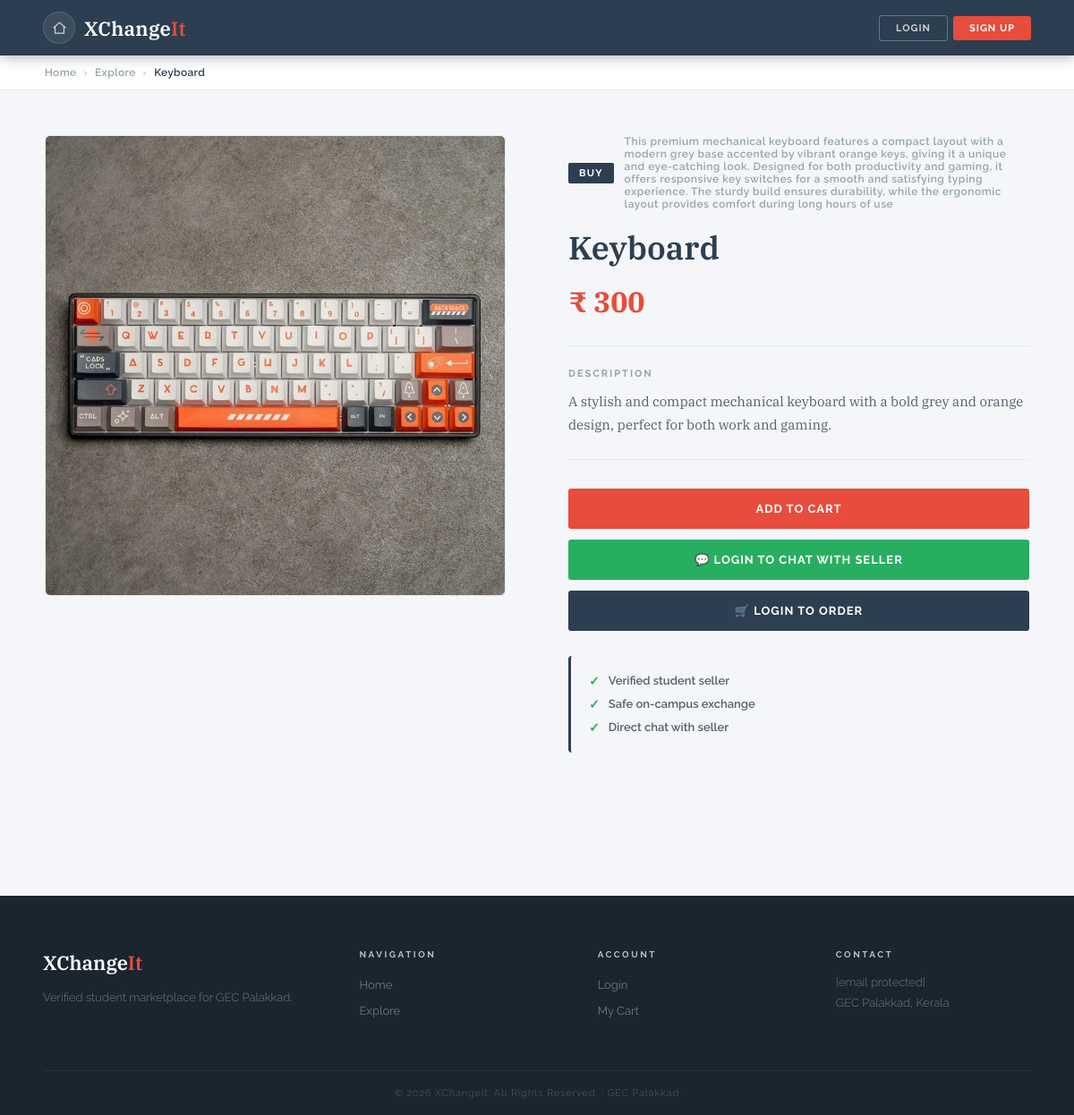
The app's page /product/16 with its own data.
### tables this page shows
CREATE TABLE products (
            id           INTEGER PRIMARY KEY AUTOINCREMENT,
            name         TEXT    NOT NULL,
            price        INTEGER NOT NULL,
            short_desc   TEXT,
            detailed_desc TEXT,
            category     TEXT,
            image1       TEXT,
            image2       TEXT,
            image3       TEXT,
            image4       TEXT,
            image5       TEXT,
            seller       TEXT
        );

### app.py (the view, shortened to what this page needs)
@app.route("/product/<int:product_id>")
def product_detail(product_id):
    conn = sqlite3.connect(DATABASE)
    c = conn.cursor()
    c.execute("SELECT * FROM products WHERE id=?", (product_id,))
    product = c.fetchone()
    conn.close()
    if not product:
        flash("Product not found.")
        return redirect(url_for("explore"))
    chat_status = None
    order_status = None
    from datetime import date
    pending = get_pending_count(session.get("user"))
    active_rent = get_active_rent(product_id) if product[5] == "rent" else None
    return render_template("product_detail.html", product=product,
                           chat_status=chat_status, order_status=order_status,
                           today=date.today().isoformat(),
                           pending_count=pending,
                           active_rent=active_rent,
                           SUPABASE_URL=SUPABASE_URL, SUPABASE_KEY=SUPABASE_KEY)

### app.py (called while the page is built, shortened)
def get_pending_count(username):
    if not username:
        return 0

### templates/product_detail.html (shortened to what this page needs)
<!DOCTYPE html>
<html lang="en">
<head>
  <link rel="stylesheet" href="{{ url_for('static', filename='slate.css') }}">
  <link rel="stylesheet" href="{{ url_for('static', filename='product_detail.css') }}">
</head>
<body>
<nav class="navbar">
  <div style="display:flex; align-items:center; gap:10px;">
    <a href="{{ url_for('home') }}" class="nav-icon-btn" data-tooltip="Home">
      <svg viewBox="0 0 24 24" width="18" height="18" fill="none" stroke="currentColor" stroke-width="2">
        <path d="M3 11L12 3l9 8"></path>
        <path d="M5 10v10h14V10"></path>
      </svg>
    </a>
    <a href="{{ url_for('home') }}" class="logo">XChange<span>It</span></a>
  </div>
  <div class="nav-right">
    {% if session.get('user') %}
      <a href="{{ url_for('cart') }}" class="nav-icon-btn" data-tooltip="Cart">
        <svg viewBox="0 0 24 24"><path d="M6 2L3 6v14a2 2 0 002 2h14a2 2 0 002-2V6l-3-4z"/><line x1="3" y1="6" x2="21" y2="6"/><path d="M16 10a4 4 0 01-8 0"/></svg>
      </a>
      <a href="{{ url_for('my_listings_chat') }}" class="nav-icon-btn" data-tooltip="Chats">
        <svg viewBox="0 0 24 24"><path d="M21 15a2 2 0 01-2 2H7l-4 4V5a2 2 0 012-2h14a2 2 0 012 2z"/></svg>
        {% if pending_count and pending_count > 0 %}
          <span class="nav-badge">{{ pending_count }}</span>
        {% endif %}
      </a>
      <div class="notif-wrap" id="notifWrap">
        <button class="nav-icon-btn notif-bell-btn" id="notifBell" data-tooltip="Notifications" onclick="toggleNotifPanel(event)" aria-label="Notifications">
          <svg viewBox="0 0 24 24" fill="none" stroke="currentColor" stroke-width="2" stroke-linecap="round" stroke-linejoin="round" width="18" height="18">
            <path d="M18 8A6 6 0 006 8c0 7-3 9-3 9h18s-3-2-3-9"/>
            <path d="M13.73 21a2 2 0 01-3.46 0"/>
          </svg>
          <span class="nav-badge notif-badge" id="notifBadge" style="display:none;"></span>
        </button>
        <div class="notif-panel" id="notifPanel" style="display:none;">
          <div class="notif-panel-header">
            <span>Notifications</span>
            <button class="notif-close-btn" onclick="closeNotifPanel()">&#x2715;</button>
          </div>
          <div class="notif-list" id="notifList">
            <div class="notif-loading">Loading&#8230;</div>
          </div>
        </div>
      </div>
      <a href="{{ url_for('profile') }}" class="nav-icon-btn nav-profile-btn" data-tooltip="{{ session.get('user') }}">
        {{ session.get('user')[0]|upper }}
      </a>
    {% else %}
      <a href="{{ url_for('login') }}" class="btn-nav-ghost">Login</a>
      <a href="{{ url_for('signup') }}" class="btn-nav-fill">Sign Up</a>
    {% endif %}
  </div>
</nav>
<div class="breadcrumb">
  <div class="breadcrumb-inner">
    <a href="{{ url_for('home') }}">Home</a>
    <span class="bc-sep">›</span>
    <a href="{{ url_for('explore') }}">Explore</a>
    <span class="bc-sep">›</span>
    <span>{{ product[1] }}</span>
  </div>
</div>
<div class="detail-section">
  <div class="detail-inner">
    <div class="detail-img-col">
      <div class="detail-img-wrap">
        {% if product[6] %}
          <img src="{{ url_for('static', filename='uploads/' + product[6]) }}" alt="{{ product[1] }}">
        {% else %}
          <div class="detail-img-placeholder"><span>📦</span></div>
        {% endif %}
      </div>
    </div>
    <div class="detail-info-col">
      <div class="detail-badge-row">
        <span class="detail-badge {% if product[5]=='rent' %}badge-rent{% else %}badge-buy{% endif %}">
          {{ product[5]|upper if product[5] else 'BUY' }}
        </span>
        <span class="detail-cat">{{ product[4] if product[4] else 'General' }}</span>
      </div>
      <h1 class="detail-title">{{ product[1] }}</h1>
      <div class="detail-price">₹ {{ product[2] }}</div>
      <div class="detail-divider"></div>
      <div class="detail-desc-label">Description</div>
      <p class="detail-desc">{{ product[3] }}</p>
      <div class="detail-divider"></div>
      <div class="detail-actions">
        <a href="{{ url_for('add_to_cart', product_id=product[0]) }}" class="btn-red detail-btn">
          Add to Cart
        </a>
        {% if session.get('user') %}
          {% if session.get('user') != product[11] %}
            {% if chat_status == None %}
              <a href="{{ url_for('request_chat', product_id=product[0]) }}" class="detail-btn btn-chat">
                💬 Request Chat
              </a>
            {% elif chat_status == "pending" %}
              <button class="detail-btn btn-chat" disabled>💬 Chat Request Sent</button>
            {% elif chat_status == "accepted" %}
              <a href="{{ url_for('chat_seller', product_id=product[0]) }}" class="detail-btn btn-chat">
                💬 Open Chat
              </a>
            {% endif %}
            {% if active_rent %}
              <div class="rent-unavailable-btn">
                🔒 Unavailable until {{ active_rent.rent_to }}
              </div>
            {% elif order_status == None %}
              {% if product[5] == 'rent' %}
                <button class="detail-btn btn-order" onclick="openRentModal()">
                  🛒 Confirm Order
                </button>
              {% else %}
                <a href="{{ url_for('request_order', product_id=product[0]) }}" class="detail-btn btn-order">
                  🛒 Confirm Order
                </a>
              {% endif %}
            {% elif order_status == "pending" %}
              <button class="detail-btn btn-order-pending" disabled>
                ⏳ Order Request Sent
              </button>
            {% elif order_status == "accepted" %}
              <div class="order-confirmed-box">
                <span class="order-confirmed-icon">✓</span>
                <span>Order Confirmed! Check <a href="{{ url_for('my_orders') }}">My Orders</a></span>
              </div>
            {% elif order_status == "declined" %}
              {% if product[5] == 'rent' %}
                <button class="detail-btn btn-order" onclick="openRentModal()">
                  🛒 Request Order Again
                </button>
              {% else %}
                <a href="{{ url_for('request_order', product_id=product[0]) }}" class="detail-btn btn-order">
                  🛒 Request Order Again
                </a>
              {% endif %}
            {% endif %}
          {% endif %}
        {% else %}
          <a href="{{ url_for('login') }}" class="btn-chat detail-btn">
            💬 Login to Chat with Seller
          </a>
          <a href="{{ url_for('login') }}" class="detail-btn btn-order">
            🛒 Login to Order
          </a>
        {% endif %}
      </div>
      <div class="trust-box">
        <div class="trust-item">
          <span class="trust-icon">✓</span>
          <span>Verified student seller</span>
        </div>
        <div class="trust-item">
          <span class="trust-icon">✓</span>
          <span>Safe on-campus exchange</span>
        </div>
        <div class="trust-item">
          <span class="trust-icon">✓</span>
          <span>Direct chat with seller</span>
        </div>
      </div>
    </div>
  </div>
</div>
<footer class="footer">
  <div class="footer-grid">
    <div class="footer-col">
      <span class="footer-logo">XChange<span>It</span></span>
      <p class="footer-desc">Verified student marketplace for GEC Palakkad.</p>
    </div>
    <div class="footer-col">
      <h4>Navigation</h4>
      <ul>
        <li><a href="{{ url_for('home') }}">Home</a></li>
        <li><a href="{{ url_for('explore') }}">Explore</a></li>
      </ul>
    </div>
    <div class="footer-col">
      <h4>Account</h4>
      <ul>
        <li><a href="{{ url_for('login') }}">Login</a></li>
        <li><a href="{{ url_for('cart') }}">My Cart</a></li>
      </ul>
    </div>
    <div class="footer-col">
      <h4>Contact</h4>
      <p><a href="/cdn-cgi/l/email-protection" class="__cf_email__" data-cfemail="aedddbdedec1dcdaeed6cdc6cfc0c9cbc7da80c7c0">[email&#160;protected]</a></p>
      <p>GEC Palakkad, Kerala</p>
    </div>
  </div>
  <div class="footer-bottom">© 2026 XChangeIt. All Rights Reserved. · GEC Palakkad</div>
</footer>
</body>
</html>

### static/slate.css (style rules this page uses)
*, *::before, *::after { box-sizing: border-box; margin: 0; padding: 0; }
html { scroll-behavior: smooth; }
body { font-family: 'Raleway', sans-serif; background: #f4f6f9; color: #2c3e50; min-height: 100vh; }
a { text-decoration: none; color: inherit; }
.navbar { background: #2c3e50; padding: 0 48px; display: flex; align-items: center; justify-content: space-between; height: 62px; position: sticky; top: 0; z-index: 1000; box-shadow: 0 2px 14px rgba(0,0,0,0.3); }
.logo { font-family: 'IBM Plex Serif', serif; font-size: 22px; color: #fff; font-weight: 600; letter-spacing: 0.3px; }
.logo span { color: #e74c3c; }
.nav-right { display: flex; gap: 10px; align-items: center; }
.btn-nav-ghost { padding: 7px 18px; background: transparent; border: 1px solid rgba(255,255,255,0.28); color: rgba(255,255,255,0.75); border-radius: 3px; font-size: 11px; font-weight: 700; letter-spacing: 1px; text-transform: uppercase; cursor: pointer; font-family: 'Raleway', sans-serif; transition: all 0.2s; }
.btn-nav-fill { padding: 7px 18px; background: #e74c3c; border: none; color: #fff; border-radius: 3px; font-size: 11px; font-weight: 700; letter-spacing: 1px; text-transform: uppercase; cursor: pointer; font-family: 'Raleway', sans-serif; transition: opacity 0.2s; }
.btn-red { padding: 13px 30px; background: #e74c3c; color: #fff; border: none; font-family: 'Raleway', sans-serif; font-size: 12px; font-weight: 700; letter-spacing: 1.2px; text-transform: uppercase; cursor: pointer; border-radius: 3px; transition: opacity 0.2s; display: inline-block; }
.footer { background: #1a252f; padding: 60px 48px 0; margin-top: 80px; }
.footer-grid { display: grid; grid-template-columns: 1.4fr 1fr 1fr 1fr; gap: 48px; padding-bottom: 48px; border-bottom: 1px solid rgba(255,255,255,0.06); }
.footer-logo { font-family: 'IBM Plex Serif', serif; font-size: 22px; color: #fff; font-weight: 600; margin-bottom: 14px; display: block; }
.footer-logo span { color: #e74c3c; }
.footer-desc { color: rgba(255,255,255,0.38); font-size: 13px; line-height: 1.75; font-weight: 300; }
.footer-col h4 { color: rgba(255,255,255,0.7); font-size: 10px; letter-spacing: 2.5px; text-transform: uppercase; font-weight: 700; margin-bottom: 18px; }
.footer-col ul { list-style: none; }
.footer-col ul li { margin-bottom: 10px; }
.footer-col ul li a { color: rgba(255,255,255,0.38); font-size: 13px; transition: color 0.2s; }
.footer-col p { color: rgba(255,255,255,0.38); font-size: 13px; margin-bottom: 8px; font-weight: 300; }
.footer-bottom { text-align: center; padding: 18px 0; color: rgba(255,255,255,0.2); font-size: 11px; letter-spacing: 0.8px; }
.nav-right { display: flex; gap: 6px; align-items: center; }
.nav-icon-btn { position: relative; width: 36px; height: 36px; border-radius: 50%; background: rgba(255,255,255,0.08); border: 1px solid rgba(255,255,255,0.14); display: flex; align-items: center; justify-content: center; color: rgba(255,255,255,0.75); font-size: 16px; cursor: pointer; transition: background 0.2s, border-color 0.2s, color 0.2s; text-decoration: none; flex-shrink: 0; }
.nav-icon-btn svg { width: 17px; height: 17px; stroke: currentColor; fill: none; stroke-width: 1.8; stroke-linecap: round; stroke-linejoin: round; flex-shrink: 0; }
.nav-icon-btn::after { content: attr(data-tooltip); position: absolute; bottom: -32px; left: 50%; transform: translateX(-50%); background: #1a252f; color: rgba(255,255,255,0.8); font-size: 10px; font-weight: 600; letter-spacing: 0.5px; padding: 4px 8px; border-radius: 3px; white-space: nowrap; pointer-events: none; opacity: 0; transition: opacity 0.2s; font-family: 'Raleway', sans-serif; z-index: 9999; }

### templates/product_detail.html (style rules this page uses)
.btn-order { display: block; text-align: center; padding: 15px 28px; font-size: 13px; border-radius: 3px; font-weight: 700; letter-spacing: 1px; text-transform: uppercase; font-family: 'Raleway', sans-serif; background: #2c3e50; color: #fff; border: none; cursor: pointer; transition: opacity 0.2s; }

### records on screen
products: name "Keyboard", image1 (picture), category "BUY", detailed_desc "This premium mechanical keyboard features a compact layout with a modern grey base accented by vibrant orange keys, giving it a unique and eye-catching look. Designed for both productivity and gaming, it offers responsive key switches for a smooth and satisfying typing experience. The sturdy build ensures durability, while the ergonomic layout provides comfort during long hours of use", price "300", short_desc "A stylish and compact mechanical keyboard with a bold grey and orange design, perfect for both work and gaming."
